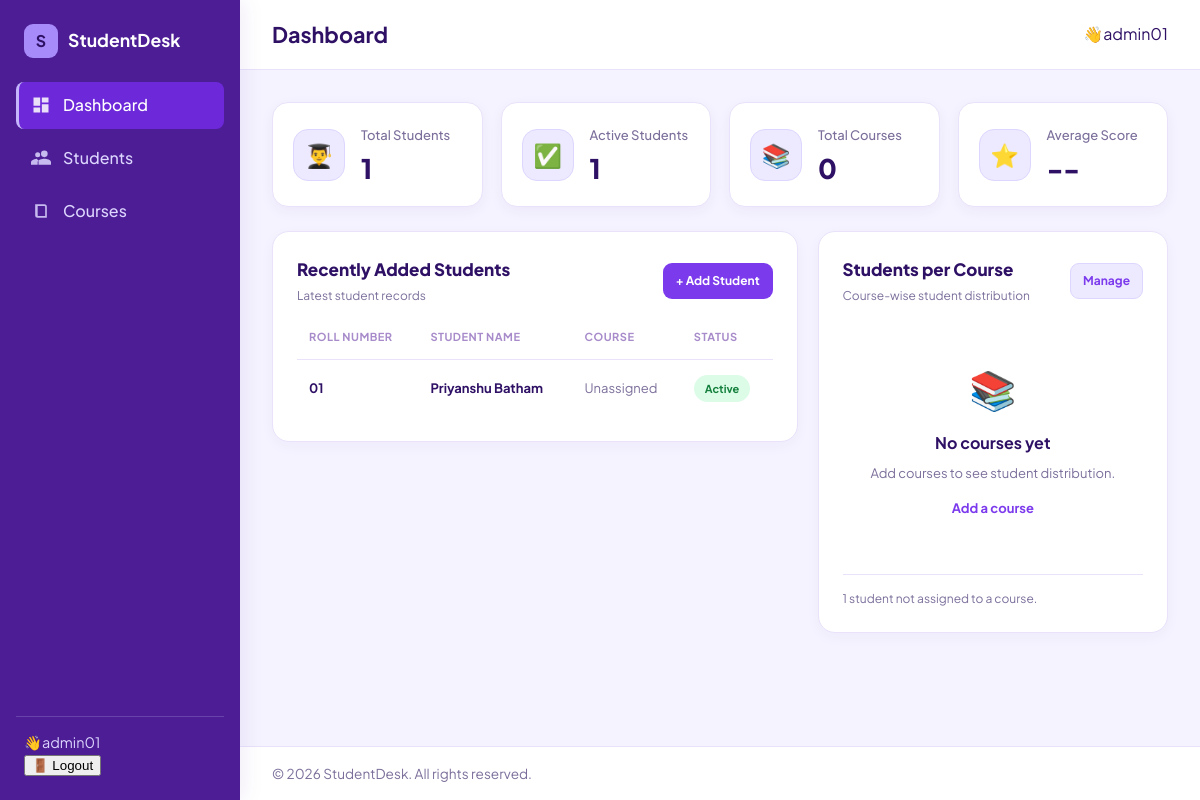
The app's page / (signed in), older data.
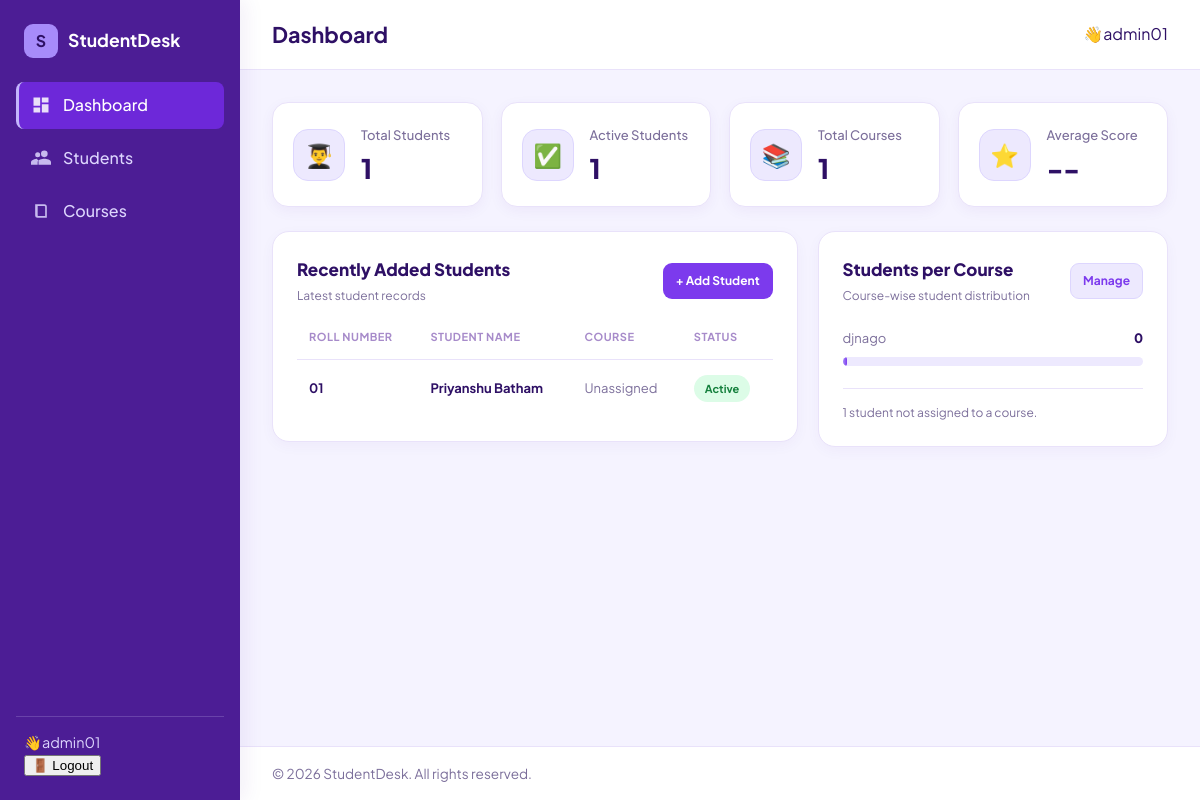
The same page, newer data.
### students_app/models.py (models this page shows, shortened)
class Student(models.Model):
    GENDER_CHOICES = [('M', 'Male'), ('F', 'Female'), ('O', 'Other')]
    owner = models.ForeignKey( settings.AUTH_USER_MODEL,on_delete=models.CASCADE, related_name='students')
    roll_number = models.CharField(max_length=20)
    first_name = models.CharField(max_length=50)
    last_name = models.CharField(max_length=50)
    email = models.EmailField()
    phone = models.CharField(max_length=16, blank=True,
        validators=[ RegexValidator(r'^\+?\d{7,15}$','Enter a valid phone number (7-15 digits).')
        ]
    )
    gender = models.CharField(max_length=1, choices=GENDER_CHOICES, default='M')
    date_of_birth = models.DateField(null=True, blank=True)
    course = models.ForeignKey(Course, null=True, blank=True, on_delete=models.SET_NULL, related_name='students')
    address = models.TextField(blank=True)
    is_active = models.BooleanField(default=True)
    admission_date = models.DateField(default=timezone.localdate)
    created_at = models.DateTimeField(auto_now_add=True)
    class Meta:
        ordering = ['roll_number']
        unique_together = ('owner', 'roll_number')
    @property
    def full_name(self):
        return f'{self.first_name} {self.last_name}'.strip()
    def get_absolute_url(self):
        return reverse('student_detail', args=[self.pk])

class Course(models.Model):
    owner = models.ForeignKey(settings.AUTH_USER_MODEL,on_delete=models.CASCADE,related_name='courses')
    name = models.CharField(max_length=100)
    code = models.CharField(max_length=20)
    duration_months = models.PositiveIntegerField(default=6,validators=[MinValueValidator(1)])
    description = models.TextField(blank=True)
    created_at = models.DateTimeField(auto_now_add=True)
    class Meta:
        ordering = ['name']
        unique_together = ('owner', 'code')

### students_app/views.py (the view)
# urls.py: path("",views.dashboard,name='dashboard'),
@login_required(login_url='login')
def dashboard(request):
    students = Student.objects.filter(owner=request.user)
    courses = Course.objects.filter(owner=request.user)
    course_stats = list(courses.annotate(student_count=Count('students')).order_by('-student_count', 'name')[:6])
    top = max((c.student_count for c in course_stats), default=0)
    for course in course_stats:
        course.percent = int(course.student_count * 100 / top) if top else 0
    context = {
        'total_students': students.count(),
        'active_students': students.filter(is_active=True).count(),
        'total_courses': courses.count(),
        'average_score': Mark.objects.filter(student__owner=request.user).aggregate(a=Avg('score'))['a'],
        'unassigned': students.filter(course__isnull=True).count(),
        'course_stats': course_stats,
        'recent_students': students.select_related('course').order_by('-created_at')[:5],
    }
    return render(request, 'dashboard.html', context)

### students_app/templates/dashboard.html (shortened to what the changed rows need)
{% extends 'base.html' %}
{% load static %}
{% block extra_css %}
<link rel="stylesheet" href="{% static 'css/dashboard.css' %}">
{% endblock %}
{% block content %}
<div class="dash">
    <div class="stats-grid">
        <div class="stat-card">
            <div class="stat-info">
                <p>Total Courses</p>
                <h3>{{ total_courses }}</h3>
            </div>
        </div>
    </div>
    <div class="two-col">
        <div class="card">
            <div class="card-head">
                <div>
                    <h2>Recently Added Students</h2>
                </div>
            </div>
            {% if recent_students %}
            <div class="table-wrap">
                <table>
                    <thead>
                        <tr>
                            <th>Roll Number</th>
                            <th>Student Name</th>
                            <th>Course</th>
                            <th>Status</th>
                        </tr>
                    </thead>
                    <tbody>
                        {% for s in recent_students %}
                        <tr>
                            <td data-label="Roll Number">
                                <span class="roll-number">{{ s.roll_number }}</span>
                            </td>
                            <td data-label="Student Name">
                                <a class="student-link" href="{{ s.get_absolute_url }}">
                                    {{ s.full_name }}
                                </a>
                            </td>
                            <td data-label="Course">
                                {{ s.course.name|default:"Unassigned" }}
                            </td>
                            <td data-label="Status">
                                {% if s.is_active %}
                                    <span class="badge badge-green">Active</span>
                                {% else %}
                                    <span class="badge badge-gray">Inactive</span>
                                {% endif %}
                            </td>
                        </tr>
                        {% endfor %}
                    </tbody>
                </table>
            </div>
            {% endif %}
        </div>
        <div class="card">
            <div class="card-head">
                <div>
                    <h2>Students per Course</h2>
                </div>
            </div>
            {% for c in course_stats %}
            <div class="bar-row">
                <div class="label">
                    <span>{{ c.name }}</span>
                    <strong>{{ c.student_count }}</strong>
                </div>
                <div class="bar">
                    <span></span>
                </div>
            </div>
            {% empty %}
            <div class="empty">
                <span class="empty-icon">📚</span>
                <h3>No courses yet</h3>
                <p>Add courses to see student distribution.</p>
                <a href="#" class="empty-link">Add a course</a>
            </div>
            {% endfor %}
        </div>
    </div>
</div>
{% endblock %}

Row changes from the older to the newer data that the page shows:
added Course: name "djnago", student_count "0"
Text that changed along with them:
{{ total_courses }}: "0" → "1"
text no longer shown: "📚 No courses yet Add courses to see student distribution. Add a course"
